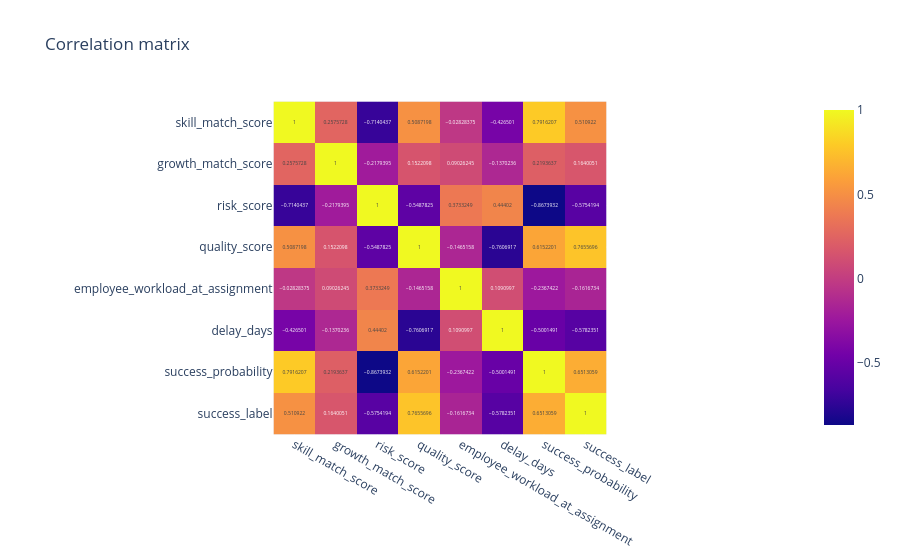

This figure's notebook cell:
### Code cell
fig = px.imshow(corr, text_auto=True, title="Correlation matrix")
fig.show()
fig.write_html(FIGURES / "eda_correlation_matrix.html")

### Figure 1 — Plotly figure (JSON) as saved in the notebook; plotly's stock layout.template omitted (floating-point values rounded to 4 significant figures)
{"data": [{"coloraxis": "coloraxis", "hovertemplate": "x: %{x}<br>y: %{y}<br>color: %{z}<extra></extra>", "name": "0", "texttemplate": "%{z}", "type": "heatmap", "x": ["skill_match_score", "growth_match_score", "risk_score", "quality_score", "employee_workload_at_assignment", "delay_days", "success_probability", "success_label"], "xaxis": "x", "y": ["skill_match_score", "growth_match_score", "risk_score", "quality_score", "employee_workload_at_assignment", "delay_days", "success_probability", "success_label"], "yaxis": "y", "z": [[1.0, 0.2576, -0.714, 0.5087, -0.02828, -0.4265, 0.7916, 0.5109], [0.2576, 1.0, -0.2179, 0.1522, 0.09026, -0.137, 0.2194, 0.164], [-0.714, -0.2179, 1.0, -0.5488, 0.3733, 0.444, -0.8674, -0.5754], [0.5087, 0.1522, -0.5488, 1.0, -0.1465, -0.7607, 0.6152, 0.7656], [-0.02828, 0.09026, 0.3733, -0.1465, 1.0, 0.1091, -0.2367, -0.1617], [-0.4265, -0.137, 0.444, -0.7607, 0.1091, 1.0, -0.5001, -0.5782], [0.7916, 0.2194, -0.8674, 0.6152, -0.2367, -0.5001, 1.0, 0.6513], [0.5109, 0.164, -0.5754, 0.7656, -0.1617, -0.5782, 0.6513, 1.0]]}], "layout": {"coloraxis": {"colorscale": [[0.0, "#0d0887"], [0.1111, "#46039f"], [0.2222, "#7201a8"], [0.3333, "#9c179e"], [0.4444, "#bd3786"], [0.5556, "#d8576b"], [0.6667, "#ed7953"], [0.7778, "#fb9f3a"], [0.8889, "#fdca26"], [1.0, "#f0f921"]]}, "title": {"text": "Correlation matrix"}, "xaxis": {"anchor": "y", "constrain": "domain", "domain": [0.0, 1.0], "scaleanchor": "y"}, "yaxis": {"anchor": "x", "autorange": "reversed", "constrain": "domain", "domain": [0.0, 1.0]}}}
